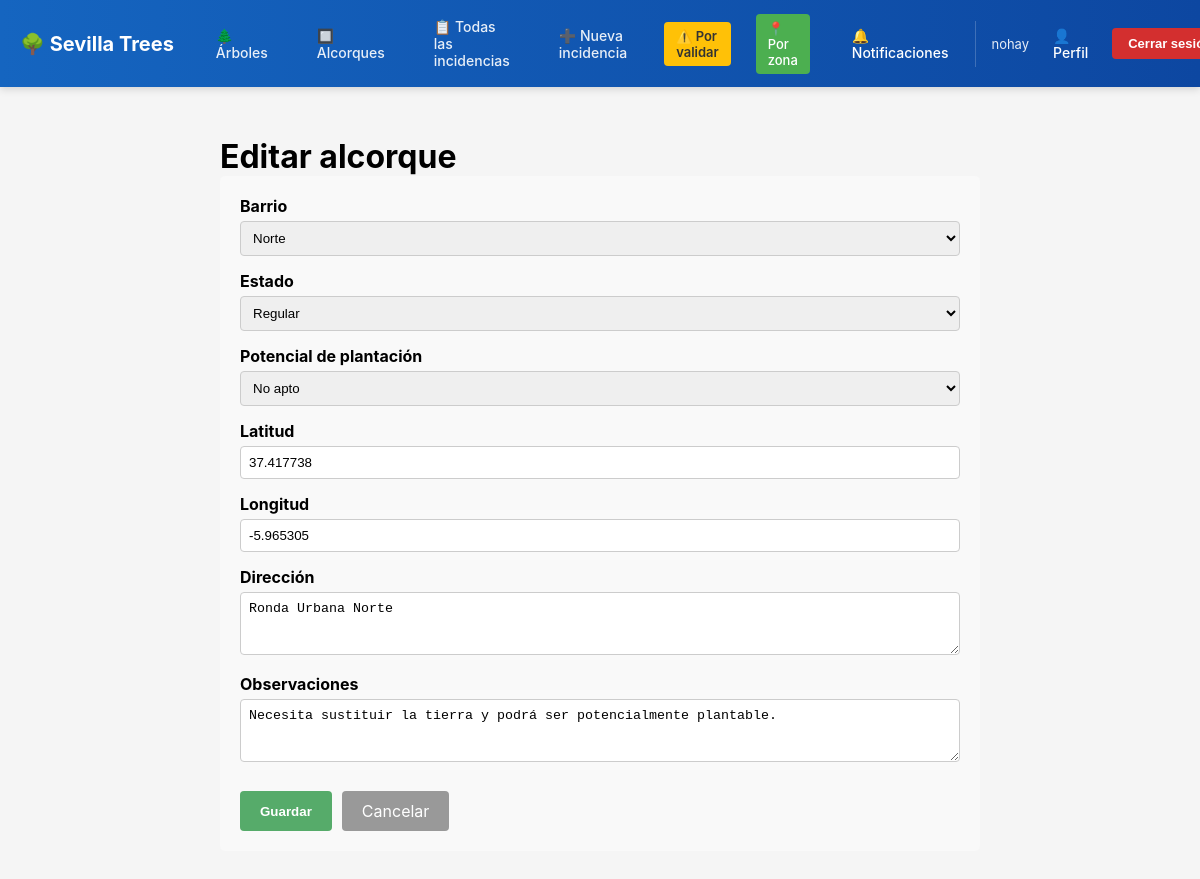
The app's page /inventario/alcorques/5/editar/ (signed in) with its own data.
### cuentas/models.py (models this page shows, shortened)
class Usuario(AbstractUser):
	class Rol(models.TextChoices):
		REGISTRADO = "REGISTRADO", "Registrado"
		ADMINISTRADOR = "ADMINISTRADOR", "Administrador"
	class EstadoCuenta(models.TextChoices):
		ACTIVA = "ACTIVA", "Activa"
		PENDIENTE_ELIMINACION = "PENDIENTE_ELIMINACION", "Pendiente eliminación"
		ELIMINADA = "ELIMINADA", "Eliminada"
	nombre = models.CharField(max_length=159)
	correo = models.EmailField(unique=True)
	rol = models.CharField(max_length=20, choices=Rol.choices, default=Rol.REGISTRADO,)
	fecha_registro = models.DateTimeField(default=timezone.now)
	estado_cuenta = models.CharField(max_length=30, choices=EstadoCuenta.choices, default=EstadoCuenta.ACTIVA)
	USERNAME_FIELD = "correo"
	REQUIRED_FIELDS = ["username"]
	@property
	def es_admin(self) -> bool:
		return self.rol == self.Rol.ADMINISTRADOR
	@property
	def notificaciones_sin_leer(self) -> int:
		return self.notificaciones.filter(leido=False).count()

### inventario/models.py (models this page shows, shortened)
class Alcorque(models.Model):
    class Estado(models.TextChoices):
        BUENO = "BUENO", "Bueno"
        REGULAR = "REGULAR", "Regular"
        MALO = "MALO", "Malo"
        NECESITA_INTERVENCION = "NECESITA_INTERVENCION", "Necesita intervención"
    class Potencial(models.TextChoices):
        APTO = "APTO", "Apto"
        NO_APTO = "NO_APTO", "No apto"
    barrio = models.ForeignKey("inventario.Barrio", on_delete=models.PROTECT, related_name="alcorques",)
    estado = models.CharField(max_length=50, choices=Estado.choices, default=Estado.BUENO)
    potencial_plant = models.CharField(max_length=10, choices=Potencial.choices, default=Potencial.APTO)
    latitud = models.DecimalField(max_digits=9, decimal_places=6, null=True, blank=True)
    longitud = models.DecimalField(max_digits=9, decimal_places=6, null=True, blank=True)
    direccion = models.TextField(null=True, blank=True)
    observaciones = models.TextField(null=True, blank=True)
    class Meta: constraints = [
        models.UniqueConstraint(fields=["latitud", "longitud"], name="un_alcorque_por_ubi")
        ]

### inventario/views.py (the view)
# urls.py: path("alcorques/<int:pk>/editar/", views.alcorque_editar, name="alcorque_editar"),
@login_required
def alcorque_editar(request, pk):
    alcorque = get_object_or_404(Alcorque, pk=pk)
    if not request.user.es_admin:
        messages.error(request, "Solo administradores pueden editar alcorques")
        return redirect("alcorque_detalle", pk=pk)
    if request.method == "POST":
        form = AlcorqueForm(request.POST, instance=alcorque)
        if form.is_valid():
            form.save()
            messages.success(request, "Alcorque actualizado exitosamente")
            return redirect("alcorque_detalle", pk=alcorque.pk)
    else:
        form = AlcorqueForm(instance=alcorque)
    return render(request, "inventario/alcorque_form.html", {"form": form, "accion": "Editar", "alcorque": alcorque})

### inventario/forms.py
class AlcorqueForm(forms.ModelForm):
    class Meta:
        model = Alcorque
        fields = ("barrio", "estado", "potencial_plant", "latitud", "longitud", "direccion", "observaciones")
        labels = {
            "barrio": "Barrio",
            "estado": "Estado",
            "potencial_plant": "Potencial de plantación",
            "latitud": "Latitud",
            "longitud": "Longitud",
            "direccion": "Dirección",
            "observaciones": "Observaciones",
        }
        widgets = {
            "direccion": forms.Textarea(attrs={"rows": 3, "placeholder": "Dirección del alcorque"}),
            "observaciones": forms.Textarea(attrs={"rows": 3, "placeholder": "Observaciones opcionales"}),
            "latitud": forms.NumberInput(attrs={"step": "0.000001"}),
            "longitud": forms.NumberInput(attrs={"step": "0.000001"}),
        }

### inventario/models.py (called while the page is built)
    def __str__(self):
        return self.nombre

### templates/inventario/alcorque_form.html (shortened to what this page needs)
{% extends "base.html" %}
{% block content %}
<div style="max-width: 800px; margin: 30px auto; padding: 20px;">
    <h1>{{ accion }} alcorque</h1>
    <form method="POST" style="background-color: #f9f9f9; padding: 20px; border-radius: 5px;">
        {% for field in form %}
            <div style="margin-bottom: 15px;">
                <label for="id_{{ field.name }}" style="display: block; font-weight: bold; margin-bottom: 5px;">{{ field.label }}</label>
                {% if field.widget.input_type == "textarea" %}
                    {{ field }}
                    <style>
                        #id_{{ field.name }} {
                            width: 100%;
                            padding: 8px;
                            border: 1px solid #ccc;
                            border-radius: 4px;
                            box-sizing: border-box;
                            font-family: Arial, sans-serif;
                        }
                    </style>
                {% else %}
                    {{ field }}
                {% endif %}
            </div>
        {% endfor %}
        <div style="margin-top: 25px; display: flex; gap: 10px;">
            <button type="submit" style="background-color: #56ab6a; color: white; padding: 10px 20px; border: none; border-radius: 4px; cursor: pointer; font-weight: bold;">Guardar</button>
            <a href="{% if alcorque %}{% url 'alcorque_detalle' alcorque.pk %}{% else %}{% url 'alcorque_lista' %}{% endif %}" style="background-color: #999; color: white; padding: 10px 20px; border: none; border-radius: 4px; text-decoration: none; display: inline-block;">Cancelar</a>
        </div>
    </form>
</div>
{% endblock %}

### templates/base.html (shortened to what this page needs)
<!DOCTYPE html>
<html lang="es">
<head>
</head>
<body>
    <header>
        <nav>
            <div class="container">
                <a href="{% url 'inicio' %}" class="logo">🌳 Sevilla Trees</a>
                <div class="nav-left">
                    <a href="{% url 'arbol_lista' %}">🌲 Árboles</a>
                    <a href="{% url 'alcorque_lista' %}">🔲 Alcorques</a>
                    {% if user.is_authenticated %}
                        {% if user.es_admin %}
                            <a href="{% url 'incidencia_lista' %}" style="color: rgba(255, 255, 255, 0.9); text-decoration: none; font-weight: 500; font-size: 14px; padding: 6px 12px; border-radius: 4px; transition: all 0.3s;">📋 Todas las incidencias</a>
                        {% else %}
                            <a href="{% url 'incidencia_lista' %}" style="color: rgba(255, 255, 255, 0.9); text-decoration: none; font-weight: 500; font-size: 14px; padding: 6px 12px; border-radius: 4px; transition: all 0.3s;">📋 Mis incidencias</a>
                        {% endif %}
                        <a href="{% url 'nueva_incidencia' %}">➕ Nueva incidencia</a>
                        {% if user.es_admin %}
                            <a href="{% url 'incidencias_por_validar' %}" class="admin-badge">⚠️ Por validar</a>
                            <a href="{% url 'incidencias_por_barrio' %}" class="admin-zone">📍 Por zona</a>
                        {% endif %}
                    {% endif %}
                </div>
                <div class="nav-right">
                    {% if user.is_authenticated %}
                        <a href="{% url 'notificacion_lista' %}" class="notification-link">
                            🔔 Notificaciones
                        </a>
                        <div class="user-section">
                            <span class="user-name">{{ user.nombre }}</span>
                            <a href="{% url 'perfil' %}" class="profile-link">👤 Perfil</a>
                            <form action="{% url 'logout' %}" method="post" style="display: inline; margin: 0;">
                                <button type="submit" class="btn-logout">Cerrar sesión</button>
                            </form>
                        </div>
                    {% else %}
                        <div class="auth-links">
                            <a href="{% url 'login' %}">Iniciar sesión</a>
                            <a href="{% url 'signup' %}" class="btn-signup">Registrarse</a>
                        </div>
                    {% endif %}
                </div>
            </div>
        </nav>
    </header>
    <main>
        {% block content %}{% endblock %}
    </main>
</body>
</html>

### templates/base.html (style rules this page uses)
* { margin: 0; padding: 0; box-sizing: border-box; }
body { font-family: -apple-system, BlinkMacSystemFont, 'Segoe UI', Roboto, 'Helvetica Neue', Arial, sans-serif; background-color: #f5f5f5; }
header nav { background: linear-gradient(90deg, #1565c0 0%, #0d47a1 100%); box-shadow: 0 2px 8px rgba(0,0,0,0.15); padding: 12px 0; position: sticky; top: 0; z-index: 100; }
header nav .container { max-width: 1200px; margin: 0 auto; padding: 0 20px; display: flex; justify-content: space-between; align-items: center; gap: 30px; }
header nav .logo { font-size: 20px; font-weight: bold; color: white; text-decoration: none; display: flex; align-items: center; gap: 8px; white-space: nowrap; }
header nav .nav-left { display: flex; gap: 25px; align-items: center; flex: 1; }
header nav .nav-left a { color: rgba(255, 255, 255, 0.9); text-decoration: none; font-weight: 500; font-size: 14px; transition: all 0.3s; padding: 6px 12px; border-radius: 4px; }
header nav .nav-left .admin-badge { background-color: #ffc107; color: #333; padding: 6px 12px; border-radius: 4px; font-weight: 600; font-size: 13px; }
header nav .nav-left .admin-zone { background-color: #4caf50; color: white; padding: 6px 12px; border-radius: 4px; font-weight: 500; font-size: 13px; }
header nav .nav-right { display: flex; gap: 15px; align-items: center; }
header nav .notification-link { color: white; text-decoration: none; font-weight: 500; font-size: 14px; position: relative; display: flex; align-items: center; gap: 6px; padding: 6px 12px; border-radius: 4px; transition: all 0.3s; }
header nav .user-section { display: flex; gap: 12px; align-items: center; padding-left: 15px; border-left: 1px solid rgba(255, 255, 255, 0.2); }
header nav .user-name { color: rgba(255, 255, 255, 0.9); font-size: 13px; white-space: nowrap; }
header nav .profile-link { color: white; text-decoration: none; font-weight: 500; font-size: 14px; padding: 6px 12px; border-radius: 4px; transition: all 0.3s; }
header nav .btn-logout { background-color: #d32f2f; color: white; padding: 8px 16px; border: none; border-radius: 4px; font-weight: 600; font-size: 13px; cursor: pointer; transition: all 0.3s; white-space: nowrap; }

### records on screen
Usuario: nombre "nohay"
Alcorque: form "Norte" "Regular" "No apto" "37.417738" "-5.965305" "Ronda Urbana Norte" "Necesita sustituir la tierra y podrá ser potencialmente plantable."

### other values on screen
{{ accion }} "Editar"
{{ field.label }} "Barrio" "Estado" "Potencial de plantación" "Latitud" "Longitud" "Dirección" "Observaciones"
